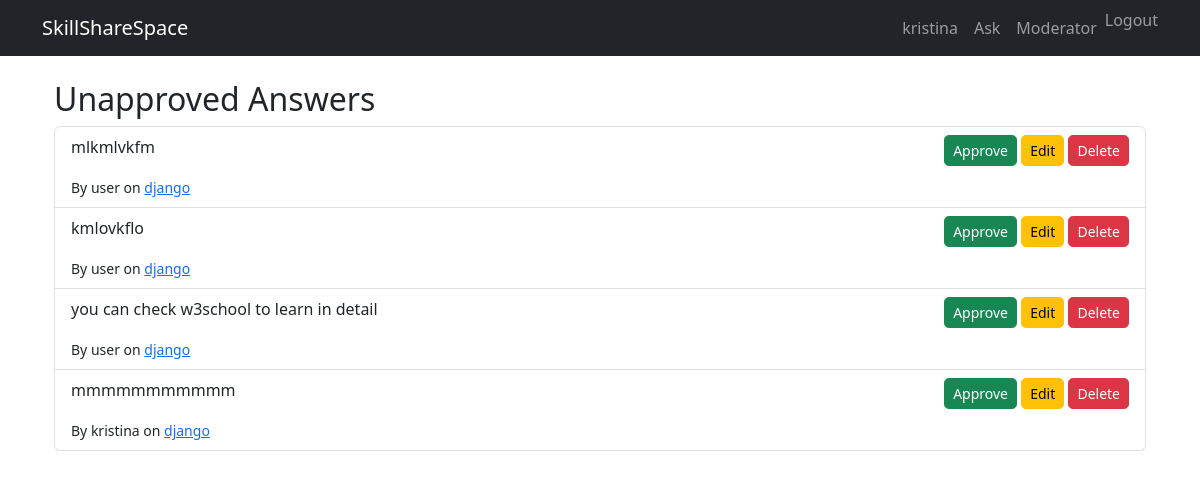
The app's page /moderator/unapproved-answers/ (signed in), older data.
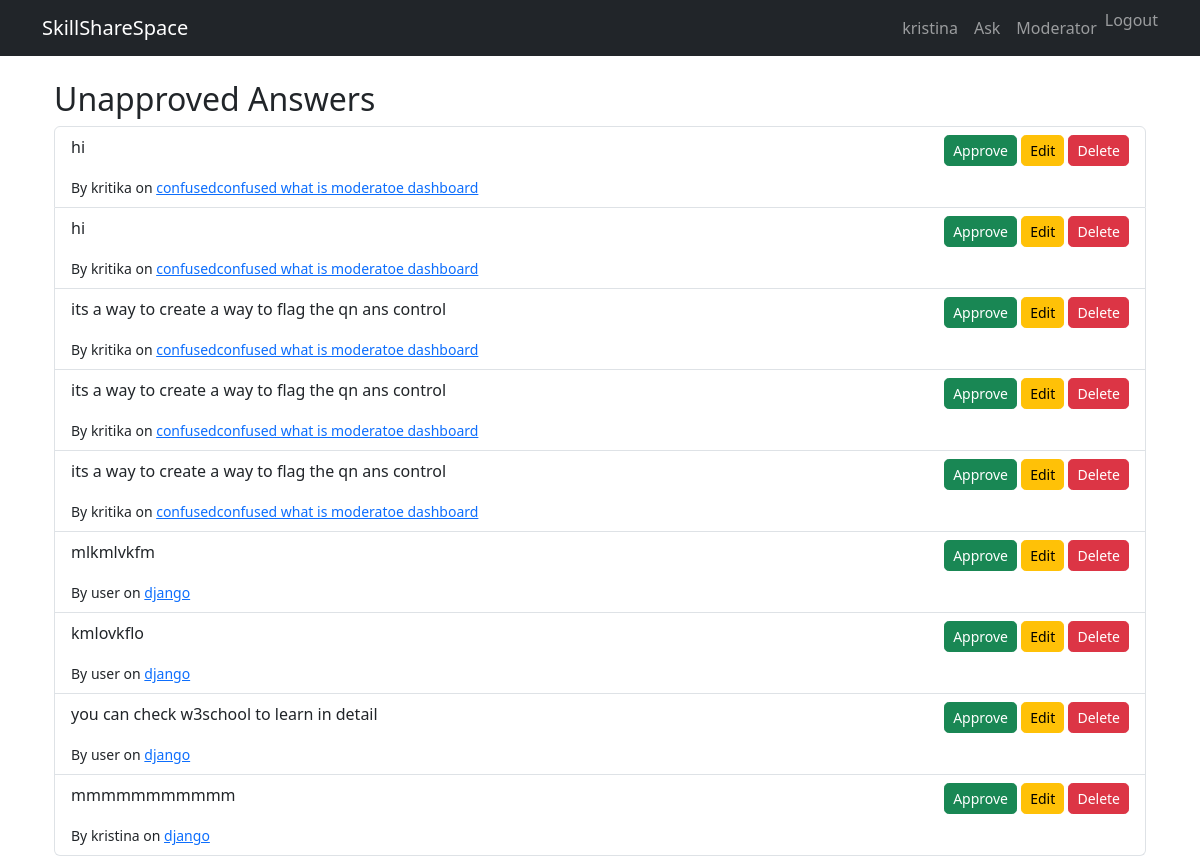
The same page, newer data.
### skillsharespace_app/models.py (models this page shows, shortened)
class Answer(models.Model):
    question = models.ForeignKey(Question, related_name='answers', on_delete=models.CASCADE)
    body = models.TextField()
    author = models.ForeignKey(User, on_delete=models.CASCADE)
    created_at = models.DateTimeField(default=timezone.now)
    approved = models.BooleanField(default=False)

class Question(models.Model):
    title = models.CharField(max_length=255)
    body = models.TextField()
    created_at = models.DateTimeField(default=timezone.now)
    updated_at = models.DateTimeField(auto_now=True)
    author = models.ForeignKey(User, on_delete=models.CASCADE)
    approved = models.BooleanField(default=False)
    views = models.PositiveIntegerField(default=0)

### skillsharespace_app/views.py (the view)
# urls.py: path('moderator/unapproved-answers/', views.UnapprovedAnswerListView.as_view(), name='moderator-unapproved-answers'),
class UnapprovedAnswerListView(LoginRequiredMixin, UserPassesTestMixin, ListView):
    model = Answer
    template_name = 'moderator/unapproved_answers.html'
    context_object_name = 'answers'
    def test_func(self):
        return self.request.user.is_staff
    def get_queryset(self):
        return Answer.objects.filter(approved=False).order_by('-created_at')

### templates/moderator/unapproved_answers.html
{% extends "qa/base.html" %}
{% block content %}
<div class="container mt-4">
    <h2>Unapproved Answers</h2>
    <ul class="list-group">
        {% for answer in answers %}
            <li class="list-group-item d-flex justify-content-between align-items-start">
                <div>
                    <p>{{ answer.body|truncatewords:20 }}</p>
                    <small>By {{ answer.author.username }} on <a href="{% url 'question-detail' answer.question.pk %}">{{ answer.question.title }}</a></small>
                </div>
                <div>
                    <a href="{% url 'approve-answer' answer.pk %}" class="btn btn-sm btn-success">Approve</a>
                    <a href="{% url 'answer-update' answer.pk %}" class="btn btn-sm btn-warning">Edit</a>
                    <a href="{% url 'answer-delete' answer.pk %}" class="btn btn-sm btn-danger">Delete</a>
                </div>
            </li>
        {% empty %}
            <li class="list-group-item">No unapproved answers.</li>
        {% endfor %}
    </ul>
</div>
{% endblock %}

### templates/qa/base.html (shortened to what this page needs)
{% load static %}
<!DOCTYPE html>
<html lang="en">
<head>
    <link href="https://cdn.jsdelivr.net/npm/bootstrap@5.3.2/dist/css/bootstrap.min.css" rel="stylesheet">
    <link rel="stylesheet" href="{% static 'css/style.css' %}">
</head>
<body>
<nav class="navbar navbar-expand-lg navbar-dark bg-dark mb-4">
    <div class="container">
        <a class="navbar-brand" href="{% url 'question-list' %}">SkillShareSpace</a>
        <div class="collapse navbar-collapse">
            <ul class="navbar-nav ms-auto">
                {% if user.is_authenticated %}
                    <li class="nav-item"><a class="nav-link" href="#">{{ user.username }}</a></li>
                    <li class="nav-item"><a class="nav-link" href="{% url 'question-create' %}">Ask</a></li>
                    {% if user.is_staff %}
                        <li class="nav-item"><a class="nav-link" href="{% url 'mod-dashboard' %}">Moderator </a></li>
                    {% endif %}
                    <li class="nav-item">
                    <form method="post" action="{% url 'logout' %}">
                        <button type="submit" class="nav-link btn btn-link" style="padding: 0; border: none; background: none;">Logout</button>
                    </form>
                    </li>
                {% else %}
                    <li class="nav-item"><a class="nav-link" href="{% url 'login' %}">Login</a></li>
                    <li class="nav-item"><a class="nav-link" href="{% url 'signup' %}">Sign Up</a></li>
                {% endif %}
            </ul>
        </div>
    </div>
</nav>
<div class="container">
    {% block content %}
    {% endblock %}
</div>
</body>
</html>

### static/css/style.css (style rules this page uses)
body { font-family: 'Segoe UI', sans-serif; font-size: 16px; }
.btn { border-radius: 0.3rem; }

Row changes from the older to the newer data that the page shows:
added Answer: body "hi", author.username "kritika", question "confusedconfused what is moderatoe dashboard"
added Answer: body "hi", author.username "kritika", question "confusedconfused what is moderatoe dashboard"
added Answer: body "its a way to create a way to flag the qn ans control", author.username "kritika", question "confusedconfused what is moderatoe dashboard"
added Answer: body "its a way to create a way to flag the qn ans control", author.username "kritika", question "confusedconfused what is moderatoe dashboard"
added Answer: body "its a way to create a way to flag the qn ans control", author.username "kritika", question "confusedconfused what is moderatoe dashboard"
